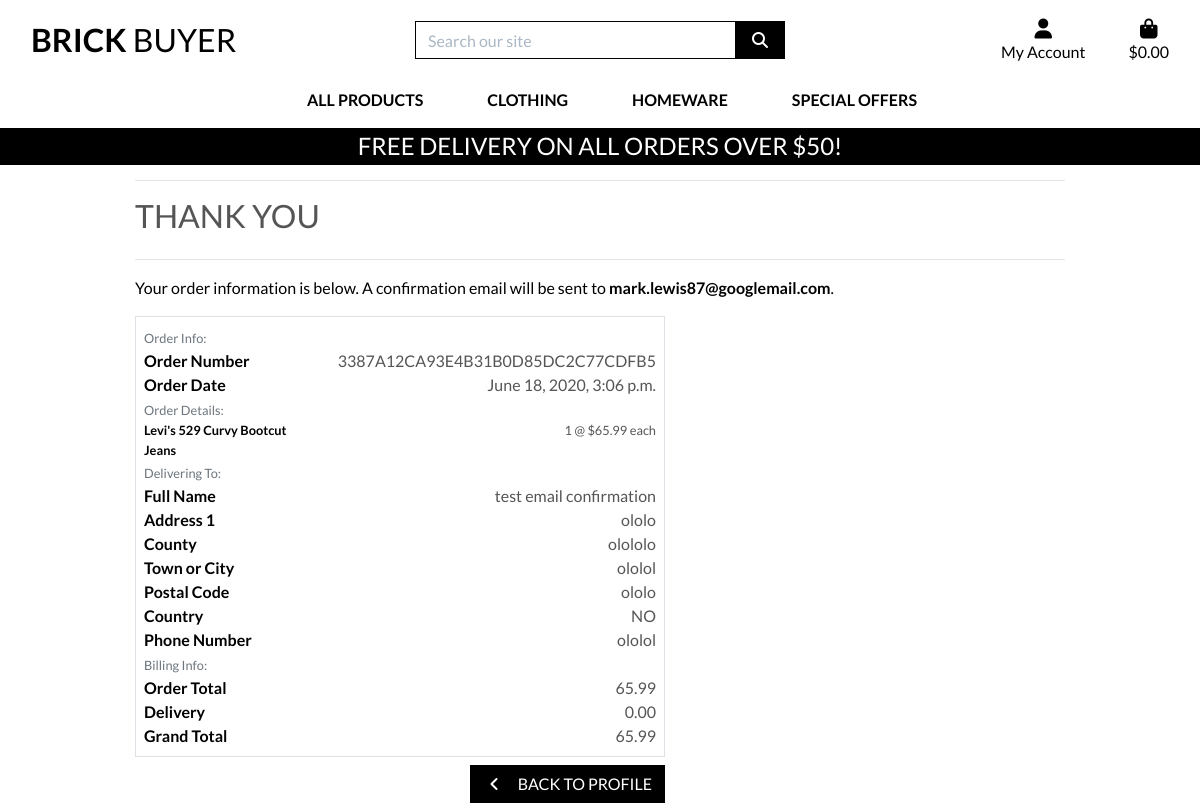
/profile/order_history/3387A12CA93E4B31B0D85DC2C77CDFB5, run on the app's committed database.
### checkout/models.py (models this page shows, shortened)
class Order(models.Model):
    order_number = models.CharField(max_length=32, null=False, editable=False)
    user_profile = models.ForeignKey(UserProfile, on_delete=models.SET_NULL,
                                     null=True, blank=True, related_name='orders')
    full_name = models.CharField(max_length=50, null=False, blank=False)
    email = models.EmailField(max_length=254, null=False, blank=False)
    phone_number = models.CharField(max_length=20, null=False, blank=False)
    country = CountryField(blank_label='Country *', null=False, blank=False)
    postcode = models.CharField(max_length=20, null=True, blank=True)
    town_or_city = models.CharField(max_length=40, null=False, blank=False)
    street_address1 = models.CharField(max_length=80, null=False, blank=False)
    county = models.CharField(max_length=80, null=True, blank=True)
    date = models.DateTimeField(auto_now_add=True)
    delivery_cost = models.DecimalField(max_digits=6, decimal_places=2, null=False, default=0)
    order_total = models.DecimalField(max_digits=10, decimal_places=2, null=False, default=0)
    grand_total = models.DecimalField(max_digits=10, decimal_places=2, null=False, default=0)
    original_bag = models.TextField(null=False, blank=False, default='')
    stripe_pid = models.CharField(max_length=254, null=False, blank=False, default='')

class OrderLineItem(models.Model):
    order = models.ForeignKey(Order, null=False, blank=False, on_delete=models.CASCADE, related_name='lineitems')
    product = models.ForeignKey(Product, null=False, blank=False, on_delete=models.CASCADE)
    quantity = models.IntegerField(null=False, blank=False, default=0)
    lineitem_total = models.DecimalField(max_digits=6, decimal_places=2, null=False, blank=False, editable=False)

### products/models.py (models this page shows, shortened)
class Product(models.Model):
    category = models.ForeignKey('Category', null=True, blank=True,
                                 on_delete=models.SET_NULL)
    sku = models.CharField(max_length=254, null=True, blank=True)
    name = models.CharField(max_length=254)
    description = models.TextField()
    price = models.DecimalField(max_digits=6, decimal_places=2)
    rating = models.DecimalField(max_digits=6, decimal_places=2,
                                 null=True, blank=True)
    image_url = models.URLField(max_length=1024, null=True, blank=True)
    image = models.ImageField(null=True, blank=True)

### profiles/views.py (the view)
# urls.py: path('order_history/<order_number>', views.order_history, name='order_history')
def order_history(request, order_number):
    order = get_object_or_404(Order, order_number=order_number)
    messages.info(request, (
        f'This is a past confirmation for the order number {order_number}.'
        'Aconfirmation email was sent on the order date.'
    ))
    template = 'checkout/checkout_success.html'
    context = {
        'order': order,
        'from_profile': True,
    }
    return render(request, template, context)

### bag/contexts.py (called while the page is built, shortened)
def bag_contents(request):
    bag_items = []
    total = 0
    product_count = 0
    bag = request.session.get('bag', {})
    if total < settings.FREE_DELIVERY_THRESHOLD:
        delivery = total * Decimal(settings.STANDARD_DELIVERY_PERCENTAGE / 100)
        free_delivery_delta = settings.FREE_DELIVERY_THRESHOLD - total
    else:
        delivery = 0
        free_delivery_delta = 0
    grand_total = delivery + total
    context = {
        'bag_items': bag_items,
        'total': total,
        'product_count': product_count,
        'delivery': delivery,
        'free_delivery_delta': free_delivery_delta,
        'free_delivery_threshold': settings.FREE_DELIVERY_THRESHOLD,
        'grand_total': grand_total,
    }
    return context

### checkout/templates/checkout/checkout_success.html (shortened to what this page needs)
{% extends "base.html" %}
{% load static %}
{% block extra_css %}
    <link rel="stylesheet" href="{% static 'checkout/css/checkout.css' %}">
{% endblock %}
{% block page_header %}
    <div class="container header-container">
    </div>
{% endblock %}
{% block content %}
    <div class="overlay"></div>
    <div class="container">
        <div class="row">
            <div class="col">
                <hr>
                <h2 class="logo-font mb-4">Thank You</h2>
                <hr>
                <p class="text-black">Your order information is below. A confirmation email will be sent to <strong>{{ order.email }}</strong>.</p>
            </div>
        </div>
        <div class="row">
            <div class="col-12 col-lg-7">
                <div class="order-confirmation-wrapper p-2 border">
                    <div class="row">
                        <div class="col">
                            <small class="text-muted">Order Info:</small>
                        </div>
                    </div>
                    <div class="row">
                        <div class="col-12 col-md-4">
                            <p class="mb-0 text-black font-weight-bold">Order Number</p>
                        </div>
                        <div class="col-12 col-md-8 text-md-right">
                            <p class="mb-0">{{ order.order_number }}</p>
                        </div>
                    </div>
                    <div class="row">
                        <div class="col-12 col-md-4">
                            <p class="mb-0 text-black font-weight-bold">Order Date</p>
                        </div>
                        <div class="col-12 col-md-8 text-md-right">
                            <p class="mb-0">{{ order.date }}</p>
                        </div>
                    </div>
                    <div class="row">
                        <div class="col">
                            <small class="text-muted">Order Details:</small>
                        </div>
                    </div>
                    {% for item in order.lineitems.all %}
                    <div class="row">
                        <div class="col-12 col-md-4">
                            <p class="small mb-0 text-black font-weight-bold">
                                {{ item.product.name }}{% if item.product_size %} - Size {{ item.product.size|upper }}{% endif %}
                            </p>
                        </div>
                        <div class="col-12 col-md-8 text-md-right">
                            <p class="small mb-0">{{ item.quantity }} @ ${{ item.product.price }} each</p>
                        </div>
                    </div>
                    {% endfor %}
                    <div class="row">
                        <div class="col">
                            <small class="text-muted">Delivering To:</small>
                        </div>
                    </div>
                    <div class="row">
                        <div class="col-12 col-md-4">
                            <p class="mb-0 text-black font-weight-bold">Full Name</p>
                        </div>
                        <div class="col-12 col-md-8 text-md-right">
                            <p class="mb-0">{{ order.full_name }}</p>
                        </div>
                    </div>
                    <div class="row">
                        <div class="col-12 col-md-4">
                            <p class="mb-0 text-black font-weight-bold">Address 1</p>
                        </div>
                        <div class="col-12 col-md-8 text-md-right">
                            <p class="mb-0">{{ order.street_address1 }}</p>
                        </div>
                    </div>
                    {% if order.county %}
                    <div class="row">
                        <div class="col-12 col-md-4">
                            <p class="mb-0 text-black font-weight-bold">County</p>
                        </div>
                        <div class="col-12 col-md-8 text-md-right">
                            <p class="mb-0">{{ order.county }}</p>
                        </div>
                    </div>
                    {% endif %}
                    <div class="row">
                        <div class="col-12 col-md-4">
                            <p class="mb-0 text-black font-weight-bold">Town or City</p>
                        </div>
                        <div class="col-12 col-md-8 text-md-right">
                            <p class="mb-0">{{ order.town_or_city }}</p>
                        </div>
                    </div>
                    {% if order.postcode %}
                    <div class="row">
                        <div class="col-12 col-md-4">
                            <p class="mb-0 text-black font-weight-bold">Postal Code</p>
                        </div>
                        <div class="col-12 col-md-8 text-md-right">
                            <p class="mb-0">{{ order.postcode }}</p>
                        </div>
                    </div>
                    {% endif %}
                    <div class="row">
                        <div class="col-12 col-md-4">
                            <p class="mb-0 text-black font-weight-bold">Country</p>
                        </div>
                        <div class="col-12 col-md-8 text-md-right">
                            <p class="mb-0">{{ order.country }}</p>
                        </div>
                    </div>
                    <div class="row">
                        <div class="col-12 col-md-4">
                            <p class="mb-0 text-black font-weight-bold">Phone Number</p>
                        </div>
                        <div class="col-12 col-md-8 text-md-right">
                            <p class="mb-0">{{ order.phone_number }}</p>
                        </div>
                    </div>
                    <div class="row">
                        <div class="col">
                            <small class="text-muted">Billing Info:</small>
                        </div>
                    </div>
                    <div class="row">
                        <div class="col-12 col-md-4">
                            <p class="mb-0 text-black font-weight-bold">Order Total</p>
                        </div>
                        <div class="col-12 col-md-8 text-md-right">
                            <p class="mb-0">{{ order.order_total }}</p>
                        </div>
                    </div>
                    <div class="row">
                        <div class="col-12 col-md-4">
                            <p class="mb-0 text-black font-weight-bold">Delivery</p>
                        </div>
                        <div class="col-12 col-md-8 text-md-right">
                            <p class="mb-0">{{ order.delivery_cost }}</p>
                        </div>
                    </div>
                    <div class="row">
                        <div class="col-12 col-md-4">
                            <p class="mb-0 text-black font-weight-bold">Grand Total</p>
                        </div>
                        <div class="col-12 col-md-8 text-md-right">
                            <p class="mb-0">{{ order.grand_total }}</p>
                        </div>
                    </div>
                </div>
            </div>
        </div>
        <div class="row">
			<div class="col-12 col-lg-7 text-right">
                {% if from_profile %}
                    <a href="{% url 'profile' %}" class="btn btn-black rounded-0 my-2">
                        <span class="icon mr-2">
                            <i class="fas fa-angle-left"></i>
                        </span>
                        <span class="text-uppercase">Back to profile</span>
                    </a>
                {% endif %}
			</div>
		</div>
    </div>
{% endblock %}

### static/css/base.css (style rules this page uses)
html { height: 100%; }
body { background: url('/media/homepage_background_cropped.jpg') no-repeat center center fixed; background-size: cover; height: calc(100vh - 164px); color: #555; font-family: 'Lato'; }
.icon { align-items: center; display: inline-flex; justify-content: center; height: 1.5rem; width: 1.5rem; }
.logo-font { text-transform: uppercase; }
.btn-black { background: black; color: white; }
.text-black { color: #000 !important; }
.overlay { height: 100%; width: 100%; top: 0; left: 0; position: fixed; background: white; z-index: -1; }
@media (min-width: 1200px) { .container { max-width: 80%; } }
@media (min-width: 992px) { .header-container { padding-top: 164px; } }

### data on the page
Order: email "mark.lewis87@googlemail.com", order_number "3387A12CA93E4B31B0D85DC2C77CDFB5", date "June 18, 2020, 3:06 p.m.", full_name "test email confirmation", street_address1 "ololo", county "olololo", town_or_city "ololol", postcode "ololo", country "NO", phone_number "ololol", order_total "65.99", delivery_cost "0.00", grand_total "65.99"
OrderLineItem: product.name "Levi's 529 Curvy Bootcut Jeans", quantity "1", product.price "65.99"

### other printed values
{{ free_delivery_threshold }} "50"
